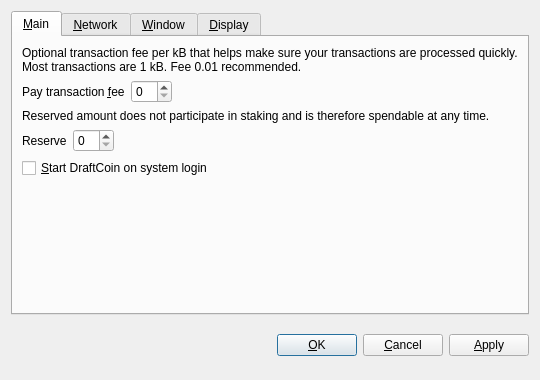
<?xml version="1.0" encoding="UTF-8"?>
<ui version="4.0">
 <class>OptionsDialog</class>
 <widget class="QDialog" name="OptionsDialog">
  <property name="geometry">
   <rect>
    <x>0</x>
    <y>0</y>
    <width>540</width>
    <height>380</height>
   </rect>
  </property>
  <property name="windowTitle">
   <string>Options</string>
  </property>
  <property name="modal">
   <bool>true</bool>
  </property>
  <layout class="QVBoxLayout" name="verticalLayout">
   <item>
    <widget class="QTabWidget" name="tabWidget">
     <property name="tabPosition">
      <enum>QTabWidget::North</enum>
     </property>
     <property name="currentIndex">
      <number>0</number>
     </property>
     <widget class="QWidget" name="tabMain">
      <attribute name="title">
       <string>&amp;Main</string>
      </attribute>
      <layout class="QVBoxLayout" name="verticalLayout_Main">
       <item>
        <widget class="QLabel" name="transactionFeeInfoLabel">
         <property name="text">
          <string>Optional transaction fee per kB that helps make sure your transactions are processed quickly. Most transactions are 1 kB. Fee 0.01 recommended.</string>
         </property>
         <property name="textFormat">
          <enum>Qt::PlainText</enum>
         </property>
         <property name="wordWrap">
          <bool>true</bool>
         </property>
        </widget>
       </item>
       <item>
        <layout class="QHBoxLayout" name="horizontalLayoutFee">
         <item>
          <widget class="QLabel" name="transactionFeeLabel">
           <property name="text">
            <string>Pay transaction &amp;fee</string>
           </property>
           <property name="textFormat">
            <enum>Qt::PlainText</enum>
           </property>
           <property name="buddy">
            <cstring>transactionFee</cstring>
           </property>
          </widget>
         </item>
         <item>
          <widget class="BitcoinAmountField" name="transactionFee"/>
         </item>
         <item>
          <spacer name="horizontalSpacerFee">
           <property name="orientation">
            <enum>Qt::Horizontal</enum>
           </property>
           <property name="sizeHint" stdset="0">
            <size>
             <width>40</width>
             <height>20</height>
            </size>
           </property>
          </spacer>
         </item>
        </layout>
       </item>
       <item>
        <widget class="QLabel" name="reserveBalanceInfoLabel">
         <property name="text">
          <string>Reserved amount does not participate in staking and is therefore spendable at any time.</string>
         </property>
         <property name="textFormat">
          <enum>Qt::PlainText</enum>
         </property>
         <property name="wordWrap">
          <bool>true</bool>
         </property>
        </widget>
       </item>
       <item>
        <layout class="QHBoxLayout" name="horizontalLayoutReserveBalance">
         <item>
          <widget class="QLabel" name="reserveBalanceLabel">
           <property name="text">
            <string>Reserve</string>
           </property>
           <property name="textFormat">
            <enum>Qt::PlainText</enum>
           </property>
           <property name="buddy">
            <cstring>reserveBalance</cstring>
           </property>
          </widget>
         </item>
         <item>
          <widget class="BitcoinAmountField" name="reserveBalance"/>
         </item>
         <item>
          <spacer name="horizontalSpacerReserveBalance">
           <property name="orientation">
            <enum>Qt::Horizontal</enum>
           </property>
           <property name="sizeHint" stdset="0">
            <size>
             <width>40</width>
             <height>20</height>
            </size>
           </property>
          </spacer>
         </item>
        </layout>
       </item>
       <item>
        <widget class="QCheckBox" name="bitcoinAtStartup">
         <property name="toolTip">
          <string>Automatically start DraftCoin after logging in to the system.</string>
         </property>
         <property name="text">
          <string>&amp;Start DraftCoin on system login</string>
         </property>
        </widget>
       </item>
       <item>
        <spacer name="verticalSpacer_Main">
         <property name="orientation">
          <enum>Qt::Vertical</enum>
         </property>
         <property name="sizeHint" stdset="0">
          <size>
           <width>20</width>
           <height>40</height>
          </size>
         </property>
        </spacer>
       </item>
      </layout>
     </widget>
     <widget class="QWidget" name="tabNetwork">
      <attribute name="title">
       <string>&amp;Network</string>
      </attribute>
      <layout class="QVBoxLayout" name="verticalLayout_Network">
       <item>
        <widget class="QCheckBox" name="mapPortUpnp">
         <property name="toolTip">
          <string>Automatically open the DraftCoin client port on the router. This only works when your router supports UPnP and it is enabled.</string>
         </property>
         <property name="text">
          <string>Map port using &amp;UPnP</string>
         </property>
        </widget>
       </item>
       <item>
        <widget class="QCheckBox" name="connectSocks">
         <property name="toolTip">
          <string>Connect to the DraftCoin network through a SOCKS5 proxy (e.g. when connecting through Tor).</string>
         </property>
         <property name="text">
          <string>&amp;Connect through SOCKS5 proxy:</string>
         </property>
        </widget>
       </item>
       <item>
        <layout class="QHBoxLayout" name="horizontalLayout_Network">
         <item>
          <widget class="QLabel" name="proxyIpLabel">
           <property name="text">
            <string>Proxy &amp;IP:</string>
           </property>
           <property name="textFormat">
            <enum>Qt::PlainText</enum>
           </property>
           <property name="buddy">
            <cstring>proxyIp</cstring>
           </property>
          </widget>
         </item>
         <item>
          <widget class="QValidatedLineEdit" name="proxyIp">
           <property name="maximumSize">
            <size>
             <width>140</width>
             <height>16777215</height>
            </size>
           </property>
           <property name="toolTip">
            <string>IP address of the proxy (e.g. 127.0.0.1)</string>
           </property>
          </widget>
         </item>
         <item>
          <widget class="QLabel" name="proxyPortLabel">
           <property name="text">
            <string>&amp;Port:</string>
           </property>
           <property name="textFormat">
            <enum>Qt::PlainText</enum>
           </property>
           <property name="buddy">
            <cstring>proxyPort</cstring>
           </property>
          </widget>
         </item>
         <item>
          <widget class="QLineEdit" name="proxyPort">
           <property name="maximumSize">
            <size>
             <width>55</width>
             <height>16777215</height>
            </size>
           </property>
           <property name="toolTip">
            <string>Port of the proxy (e.g. 9050)</string>
           </property>
          </widget>
         </item>
         <item>
          <spacer name="horizontalSpacer_Network">
           <property name="orientation">
            <enum>Qt::Horizontal</enum>
           </property>
           <property name="sizeHint" stdset="0">
            <size>
             <width>40</width>
             <height>20</height>
            </size>
           </property>
          </spacer>
         </item>
        </layout>
       </item>
       <item>
        <spacer name="verticalSpacer_Network">
         <property name="orientation">
          <enum>Qt::Vertical</enum>
         </property>
         <property name="sizeHint" stdset="0">
          <size>
           <width>20</width>
           <height>40</height>
          </size>
         </property>
        </spacer>
       </item>
      </layout>
     </widget>
     <widget class="QWidget" name="tabWindow">
      <attribute name="title">
       <string>&amp;Window</string>
      </attribute>
      <layout class="QVBoxLayout" name="verticalLayout_Window">
       <item>
        <widget class="QCheckBox" name="minimizeToTray">
         <property name="toolTip">
          <string>Show only a tray icon after minimizing the window.</string>
         </property>
         <property name="text">
          <string>&amp;Minimize to the tray instead of the taskbar</string>
         </property>
        </widget>
       </item>
       <item>
        <widget class="QCheckBox" name="minimizeOnClose">
         <property name="toolTip">
          <string>Minimize instead of exit the application when the window is closed. When this option is enabled, the application will be closed only after selecting Quit in the menu.</string>
         </property>
         <property name="text">
          <string>M&amp;inimize on close</string>
         </property>
        </widget>
       </item>
       <item>
        <spacer name="verticalSpacer_Window">
         <property name="orientation">
          <enum>Qt::Vertical</enum>
         </property>
         <property name="sizeHint" stdset="0">
          <size>
           <width>20</width>
           <height>40</height>
          </size>
         </property>
        </spacer>
       </item>
      </layout>
     </widget>
     <widget class="QWidget" name="tabDisplay">
      <attribute name="title">
       <string>&amp;Display</string>
      </attribute>
      <layout class="QVBoxLayout" name="verticalLayout_Display">
       <item>
        <layout class="QHBoxLayout" name="horizontalLayout_1_Display">
         <item>
          <widget class="QLabel" name="langLabel">
           <property name="text">
            <string>User Interface &amp;language:</string>
           </property>
           <property name="textFormat">
            <enum>Qt::PlainText</enum>
           </property>
           <property name="buddy">
            <cstring>lang</cstring>
           </property>
          </widget>
         </item>
         <item>
          <widget class="QValueComboBox" name="lang">
           <property name="toolTip">
            <string>The user interface language can be set here. This setting will take effect after restarting DraftCoin.</string>
           </property>
          </widget>
         </item>
        </layout>
       </item>
       <item>
        <layout class="QHBoxLayout" name="horizontalLayout_2_Display">
         <item>
          <widget class="QLabel" name="unitLabel">
           <property name="text">
            <string>&amp;Unit to show amounts in:</string>
           </property>
           <property name="textFormat">
            <enum>Qt::PlainText</enum>
           </property>
           <property name="buddy">
            <cstring>unit</cstring>
           </property>
          </widget>
         </item>
         <item>
          <widget class="QValueComboBox" name="unit">
           <property name="toolTip">
            <string>Choose the default subdivision unit to show in the interface and when sending coins.</string>
           </property>
          </widget>
         </item>
        </layout>
       </item>
       <item>
        <widget class="QCheckBox" name="coinControlFeatures">
         <property name="toolTip">
          <string>Whether to show coin control features or not.</string>
         </property>
         <property name="text">
          <string>Display coin &amp;control features (experts only!)</string>
         </property>
        </widget>
       </item>
       <item>
        <widget class="QCheckBox" name="minimizeCoinAge">
         <property name="toolTip">
          <string>Whether to select the coin outputs randomly or with minimal coin age.</string>
         </property>
         <property name="text">
          <string>Minimize weight consumption (experimental)</string>
         </property>
        </widget>
       </item>
       <item>
        <widget class="QCheckBox" name="useBlackTheme">
         <property name="text">
          <string>Use black visual theme (requires restart)</string>
         </property>
        </widget>
       </item>
       <item>
        <spacer name="verticalSpacer_Display">
         <property name="orientation">
          <enum>Qt::Vertical</enum>
         </property>
         <property name="sizeHint" stdset="0">
          <size>
           <width>20</width>
           <height>40</height>
          </size>
         </property>
        </spacer>
       </item>
      </layout>
     </widget>
    </widget>
   </item>
   <item>
    <layout class="QHBoxLayout" name="horizontalLayout_Buttons">
     <item>
      <spacer name="horizontalSpacer_1">
       <property name="orientation">
        <enum>Qt::Horizontal</enum>
       </property>
       <property name="sizeHint" stdset="0">
        <size>
         <width>40</width>
         <height>48</height>
        </size>
       </property>
      </spacer>
     </item>
     <item>
      <widget class="QLabel" name="statusLabel">
       <property name="font">
        <font>
         <weight>75</weight>
         <bold>true</bold>
        </font>
       </property>
       <property name="text">
        <string/>
       </property>
       <property name="textFormat">
        <enum>Qt::PlainText</enum>
       </property>
       <property name="wordWrap">
        <bool>true</bool>
       </property>
      </widget>
     </item>
     <item>
      <spacer name="horizontalSpacer_2">
       <property name="orientation">
        <enum>Qt::Horizontal</enum>
       </property>
       <property name="sizeHint" stdset="0">
        <size>
         <width>40</width>
         <height>48</height>
        </size>
       </property>
      </spacer>
     </item>
     <item>
      <widget class="QPushButton" name="okButton">
       <property name="text">
        <string>&amp;OK</string>
       </property>
      </widget>
     </item>
     <item>
      <widget class="QPushButton" name="cancelButton">
       <property name="text">
        <string>&amp;Cancel</string>
       </property>
       <property name="autoDefault">
        <bool>false</bool>
       </property>
      </widget>
     </item>
     <item>
      <widget class="QPushButton" name="applyButton">
       <property name="text">
        <string>&amp;Apply</string>
       </property>
       <property name="autoDefault">
        <bool>false</bool>
       </property>
      </widget>
     </item>
    </layout>
   </item>
  </layout>
 </widget>
 <customwidgets>
  <customwidget>
   <class>BitcoinAmountField</class>
   <extends>QSpinBox</extends>
   <header>bitcoinamountfield.h</header>
  </customwidget>
  <customwidget>
   <class>QValueComboBox</class>
   <extends>QComboBox</extends>
   <header>qvaluecombobox.h</header>
  </customwidget>
  <customwidget>
   <class>QValidatedLineEdit</class>
   <extends>QLineEdit</extends>
   <header>qvalidatedlineedit.h</header>
  </customwidget>
 </customwidgets>
 <resources/>
 <connections/>
</ui>
